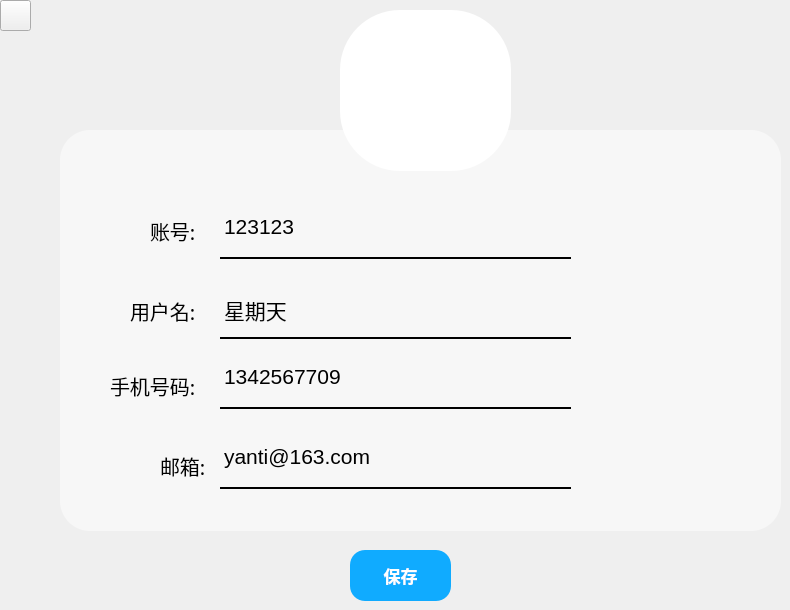
     <widget class="QWidget" name="page_16">
      <widget class="QPushButton" name="Bt_back_6">
       <property name="geometry">
        <rect>
         <x>0</x>
         <y>0</y>
         <width>31</width>
         <height>31</height>
        </rect>
       </property>
       <property name="styleSheet">
        <string notr="true">QPushButton{
	border-image: url(:/新前缀/返回.png);
}
QPushButton:hover{
	background-color: rgb(217, 217, 217);
	border-radius:30px
}
QPushButton:pressed{
	padding-left:5px;
	padding-top:5px;
}</string>
       </property>
       <property name="text">
        <string/>
       </property>
      </widget>
      <widget class="QLabel" name="label_account">
       <property name="geometry">
        <rect>
         <x>150</x>
         <y>210</y>
         <width>61</width>
         <height>41</height>
        </rect>
       </property>
       <property name="font">
        <font>
         <family>微软雅黑</family>
         <pointsize>15</pointsize>
        </font>
       </property>
       <property name="frameShape">
        <enum>QFrame::NoFrame</enum>
       </property>
       <property name="text">
        <string>账号:</string>
       </property>
      </widget>
      <widget class="QLabel" name="label_username">
       <property name="geometry">
        <rect>
         <x>130</x>
         <y>290</y>
         <width>81</width>
         <height>41</height>
        </rect>
       </property>
       <property name="font">
        <font>
         <family>微软雅黑</family>
         <pointsize>15</pointsize>
        </font>
       </property>
       <property name="text">
        <string>用户名:</string>
       </property>
      </widget>
      <widget class="QLabel" name="label_phone">
       <property name="geometry">
        <rect>
         <x>110</x>
         <y>370</y>
         <width>121</width>
         <height>31</height>
        </rect>
       </property>
       <property name="font">
        <font>
         <family>微软雅黑</family>
         <pointsize>15</pointsize>
        </font>
       </property>
       <property name="text">
        <string>手机号码:</string>
       </property>
      </widget>
      <widget class="QLabel" name="label_email">
       <property name="geometry">
        <rect>
         <x>160</x>
         <y>440</y>
         <width>61</width>
         <height>51</height>
        </rect>
       </property>
       <property name="font">
        <font>
         <family>微软雅黑</family>
         <pointsize>15</pointsize>
        </font>
       </property>
       <property name="text">
        <string>邮箱:</string>
       </property>
      </widget>
      <widget class="QPushButton" name="Bt_save">
       <property name="geometry">
        <rect>
         <x>350</x>
         <y>550</y>
         <width>101</width>
         <height>51</height>
        </rect>
       </property>
       <property name="font">
        <font>
         <family>微软雅黑</family>
         <pointsize>13</pointsize>
         <bold>true</bold>
         <underline>false</underline>
        </font>
       </property>
       <property name="cursor">
        <cursorShape>PointingHandCursor</cursorShape>
       </property>
       <property name="styleSheet">
        <string notr="true">QPushButton{
	background-color: rgb(16, 171, 255);
	color: rgb(255, 255, 255);
	border-radius:15px

}
QPushButton:pressed{
	padding-left:5px;
	padding-top:5px;
}</string>
       </property>
       <property name="text">
        <string>保存</string>
       </property>
      </widget>
      <widget class="QLabel" name="label_infoedit">
       <property name="geometry">
        <rect>
         <x>60</x>
         <y>130</y>
         <width>721</width>
         <height>401</height>
        </rect>
       </property>
       <property name="styleSheet">
        <string notr="true">border-radius:30px;
background-color: rgb(247, 247, 247);</string>
       </property>
       <property name="text">
        <string/>
       </property>
      </widget>
      <widget class="QPlainTextEdit" name="text_id">
       <property name="geometry">
        <rect>
         <x>220</x>
         <y>210</y>
         <width>351</width>
         <height>51</height>
        </rect>
       </property>
       <property name="font">
        <font>
         <family>Yu Gothic UI</family>
         <pointsize>16</pointsize>
        </font>
       </property>
       <property name="cursor" stdset="0">
        <cursorShape>IBeamCursor</cursorShape>
       </property>
       <property name="styleSheet">
        <string notr="true">background-color: rgb(247, 247, 247);</string>
       </property>
       <property name="frameShape">
        <enum>QFrame::NoFrame</enum>
       </property>
       <property name="plainText">
        <string>123123</string>
       </property>
      </widget>
      <widget class="QPlainTextEdit" name="text_user">
       <property name="geometry">
        <rect>
         <x>220</x>
         <y>290</y>
         <width>351</width>
         <height>51</height>
        </rect>
       </property>
       <property name="font">
        <font>
         <family>Yu Gothic UI</family>
         <pointsize>16</pointsize>
        </font>
       </property>
       <property name="cursor" stdset="0">
        <cursorShape>IBeamCursor</cursorShape>
       </property>
       <property name="styleSheet">
        <string notr="true">background-color: rgb(247, 247, 247);</string>
       </property>
       <property name="frameShape">
        <enum>QFrame::NoFrame</enum>
       </property>
       <property name="plainText">
        <string>星期天</string>
       </property>
      </widget>
      <widget class="QPlainTextEdit" name="text_phone">
       <property name="geometry">
        <rect>
         <x>220</x>
         <y>360</y>
         <width>351</width>
         <height>51</height>
        </rect>
       </property>
       <property name="font">
        <font>
         <family>Yu Gothic UI</family>
         <pointsize>16</pointsize>
        </font>
       </property>
       <property name="cursor" stdset="0">
        <cursorShape>IBeamCursor</cursorShape>
       </property>
       <property name="styleSheet">
        <string notr="true">background-color: rgb(247, 247, 247);</string>
       </property>
       <property name="frameShape">
        <enum>QFrame::NoFrame</enum>
       </property>
       <property name="plainText">
        <string>1342567709</string>
       </property>
      </widget>
      <widget class="QPlainTextEdit" name="text_email">
       <property name="geometry">
        <rect>
         <x>220</x>
         <y>440</y>
         <width>351</width>
         <height>51</height>
        </rect>
       </property>
       <property name="font">
        <font>
         <family>Yu Gothic UI</family>
         <pointsize>16</pointsize>
        </font>
       </property>
       <property name="cursor" stdset="0">
        <cursorShape>IBeamCursor</cursorShape>
       </property>
       <property name="styleSheet">
        <string notr="true">background-color: rgb(247, 247, 247);</string>
       </property>
       <property name="frameShape">
        <enum>QFrame::NoFrame</enum>
       </property>
       <property name="plainText">
        <string>yanti@163.com</string>
       </property>
      </widget>
      <widget class="Line" name="line_7">
       <property name="geometry">
        <rect>
         <x>220</x>
         <y>250</y>
         <width>351</width>
         <height>16</height>
        </rect>
       </property>
       <property name="frameShadow">
        <enum>QFrame::Plain</enum>
       </property>
       <property name="lineWidth">
        <number>2</number>
       </property>
       <property name="orientation">
        <enum>Qt::Horizontal</enum>
       </property>
      </widget>
      <widget class="Line" name="line_9">
       <property name="geometry">
        <rect>
         <x>220</x>
         <y>480</y>
         <width>351</width>
         <height>16</height>
        </rect>
       </property>
       <property name="frameShadow">
        <enum>QFrame::Plain</enum>
       </property>
       <property name="lineWidth">
        <number>2</number>
       </property>
       <property name="orientation">
        <enum>Qt::Horizontal</enum>
       </property>
      </widget>
      <widget class="Line" name="line_10">
       <property name="geometry">
        <rect>
         <x>220</x>
         <y>400</y>
         <width>351</width>
         <height>16</height>
        </rect>
       </property>
       <property name="frameShadow">
        <enum>QFrame::Plain</enum>
       </property>
       <property name="lineWidth">
        <number>2</number>
       </property>
       <property name="orientation">
        <enum>Qt::Horizontal</enum>
       </property>
      </widget>
      <widget class="Line" name="line_11">
       <property name="geometry">
        <rect>
         <x>220</x>
         <y>330</y>
         <width>351</width>
         <height>16</height>
        </rect>
       </property>
       <property name="frameShadow">
        <enum>QFrame::Plain</enum>
       </property>
       <property name="lineWidth">
        <number>2</number>
       </property>
       <property name="orientation">
        <enum>Qt::Horizontal</enum>
       </property>
      </widget>
      <widget class="QPushButton" name="Bt_change">
       <property name="geometry">
        <rect>
         <x>340</x>
         <y>10</y>
         <width>171</width>
         <height>161</height>
        </rect>
       </property>
       <property name="cursor">
        <cursorShape>PointingHandCursor</cursorShape>
       </property>
       <property name="styleSheet">
        <string notr="true">QPushButton{
border-radius:60px;
background-color: rgb(255, 255, 255);
image: url(:/新前缀/头像.png);
}

QPushButton:pressed{
	padding-left:5px;
	padding-top:5px;
}</string>
       </property>
       <property name="text">
        <string/>
       </property>
      </widget>
      <zorder>Bt_back_6</zorder>
      <zorder>Bt_save</zorder>
      <zorder>label_infoedit</zorder>
      <zorder>label_account</zorder>
      <zorder>label_username</zorder>
      <zorder>label_phone</zorder>
      <zorder>label_email</zorder>
      <zorder>text_id</zorder>
      <zorder>text_user</zorder>
      <zorder>text_phone</zorder>
      <zorder>text_email</zorder>
      <zorder>line_7</zorder>
      <zorder>line_9</zorder>
      <zorder>line_10</zorder>
      <zorder>line_11</zorder>
      <zorder>Bt_change</zorder>
     </widget>
